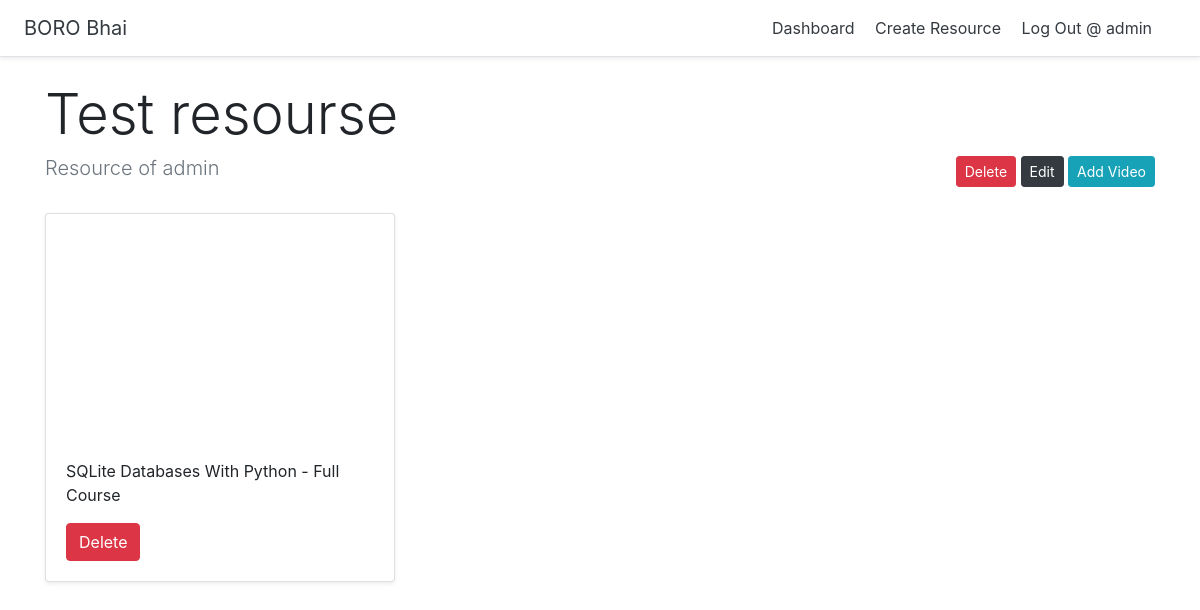
Page /resource/1 (signed in) on the committed database.
### resource/models.py (models this page shows, shortened)
class Source (models.Model):
    title = models.CharField(max_length=400)
    user = models.ForeignKey(User, on_delete=models.CASCADE)

class Video (models.Model):
    title = models.CharField(max_length=400)
    url = models.URLField()
    youtube_id = models.CharField(max_length=400)
    source = models.ForeignKey(Source,on_delete=models.CASCADE)

### resource/views.py (the view)
# urls.py: path('resource/<int:pk>',views.DetailSource.as_view() , name='detail_source'),
class DetailSource (LoginRequiredMixin,generic.DetailView):
    model = Source
    template_name= 'resource/details.html'

### resource/templates/resource/details.html (shortened to what this page needs)
{% extends 'resource/main.html' %}
{% block content %}
<h1 class="display-4">{{ source.title }}</h1>
<h4 class="text-muted lead" id="newid">Resource of {{ source.user.username }}</h4>
<div class="leftone">
    {% if user.id == source.user.id %}
    <a href="{% url 'delete_source' source.id %}" class="btn btn-danger btn-sm">Delete</a>
    <a href="{% url 'update_source' source.id %}" class="btn btn-dark btn-sm">Edit</a>
    <a href="{% url 'add_video' source.id %}" class="btn btn-info btn-sm">Add Video</a>
    {% endif %}
</div>
<div class="row mt-3">
    {% for video in source.video_set.all %}
    <div class="col-md-4 mt-3">
        <div class="card mb-4 shadow-sm">
            <iframe width="100%" height="225" src="https://www.youtube.com/embed/{{ video.youtube_id }}" frameborder="0"
                allow="accelerometer; autoplay; encrypted-media; gyroscope; picture-in-picture"
                allowfullscreen></iframe>
            <div class="card-body">
                <p class="card-text">{{ video.title }}</p>
                {% if user.id == source.user.id %}
                <a href="{% url 'delete_video' video.id %}" class="btn btn-danger">Delete</a>
                {% endif %}
            </div>
        </div>
    </div>
    {% endfor %}
</div>
{% endblock %}

### resource/templates/resource/main.html (shortened to what this page needs)
<!doctype html>
<html lang="en">
{% load static %}
<head>
    <link rel="stylesheet" href="https://stackpath.bootstrapcdn.com/bootstrap/4.2.1/css/bootstrap.min.css"
>
    <link href="{% static '/css/main.css' %}" rel="stylesheet">
</head>
<body>
    <div class="d-flex flex-column flex-md-row align-items-center p-3 px-md-4 bg-white border-bottom shadow-sm">
        <h5 class="my-0 mr-md-auto font-weight-normal"><a href="{% url 'home' %}" class="text-dark">BORO Bhai</a></h5>
        <nav class="my-2 my-md-0 mr-md-3">
            {% if user.is_authenticated %}
            <a class="p-2 text-dark" href="{% url 'dashboard' %}">Dashboard</a>
            <a class="p-2 text-dark" href="{% url 'create_source' %}">Create Resource </a>
            <a class="p-2 text-dark" href="{% url 'logout' %}">Log Out @ {{request.user}}</a>
            {% else %}
            <a class="p-2 text-dark" href="{% url 'login' %}">Log In</a>
            {% endif %}
        </nav>
    </div>
    <div class="container">
        {% block content %}
        {% endblock %}
    </div>
</body>
</html>

### static/css/main.css (style rules this page uses)
body { background-color: rgb(255, 255, 255); }
#newid { display: inline !important; }
.leftone { display: inline; float: right; }

### rows in the picture
Source: title "Test resourse", user.username "admin"
Video: title "SQLite Databases With Python - Full Course"

### other values in the picture
{{ request.user }} "admin"
